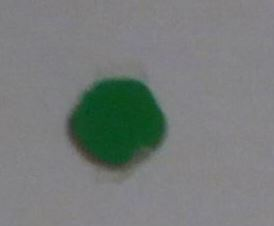
#> input picture src/my_opencv_test/scripts/green.jpg, 274 x 226 px
$ python test_mask.py
#> lines starting #> are read from the running program, lines starting #| are printed output that depends on the picture; after the words box and inside, x2 and y2 are one past the last pixel; in counts of white or black regions, pixels touching at a corner belong together
import cv2
import numpy as np

img = cv2.imread('green.jpg')
#> img is the input picture: shape (226, 274, 3); mean B, G, R 121.9, 123.5, 118.5
hsv = cv2.cvtColor(img, cv2.COLOR_BGR2HSV)
#> hsv: shape (226, 274, 3); mean H, S, V 108, 24.8, 126
#convert to HSV

sensitivity = 15
green = 60

lower_color = np.array([green - sensitivity, 100, 50])
upper_color = np.array([green + sensitivity, 255, 255])

#threhold the HSV image to get only the green colours
mask = cv2.inRange(hsv, lower_color, upper_color)
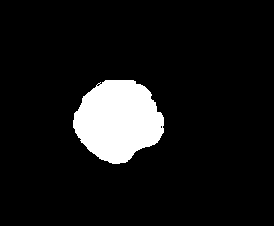
#> mask: shape (226, 274); 9% white; 1 white region, box (x1, y1, x2, y2) and area: (73, 80, 164, 164) 5586
#res is where it's 1 for the mask so displays only where its white from the image
res = cv2.bitwise_and(img,img,mask=mask)
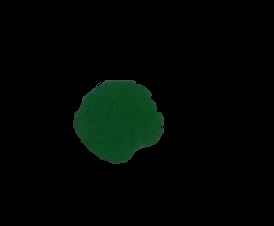
#> res: shape (226, 274, 3); mean B, G, R 3.2, 6.6, 1.5

cv2.imshow('green', img)
cv2.imshow('mask', mask)
cv2.imshow('res',res)

cv2.waitKey(0)
cv2.destroyAllWindows()
